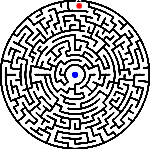
#> input picture circle.jpg, 150 x 149 px
$ python -i utils.py   (imports and definitions only)
#> lines starting #> are read from the running program, lines starting #| are printed output that depends on the picture; after the words box and inside, x2 and y2 are one past the last pixel; in counts of white or black regions, pixels touching at a corner belong together
import pygame, colorsys, cv2, numpy as np
from pygame import image, transform, surface, font, draw
from tkinter.filedialog import askopenfilename

default_text_font = font.SysFont("Arial", 24)

# [56 lines left out: functions create_multiline_text, surface_to_grid, not called in this run]

def find_points(image_path):
#> called with image_path = '../circle.jpg'
    image = cv2.imread(image_path)
#> image is the input picture: shape (149, 150, 3); mean B, G, R 174.3, 174, 174.3

    hsv = cv2.cvtColor(image, cv2.COLOR_BGR2HSV)
#> hsv: shape (149, 150, 3); mean H, S, V 1.5, 1.1, 174.7

    lower_blue = np.array([90, 50, 50])
    upper_blue = np.array([130, 255, 255])
    lower_red1 = np.array([0, 70, 50])
    upper_red1 = np.array([10, 255, 255])
    lower_red2 = np.array([170, 70, 50])
    upper_red2 = np.array([180, 255, 255])

    mask_blue = cv2.inRange(hsv, lower_blue, upper_blue)
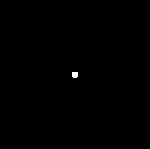
#> mask_blue: shape (149, 150); 0.15% white; 1 white region, box (x1, y1, x2, y2) and area: (72, 72, 78, 78) 34

    mask_red1 = cv2.inRange(hsv, lower_red1, upper_red1)
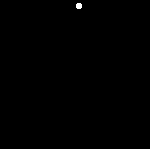
#> mask_red1: shape (149, 150); 0.14% white; 1 white region, box (x1, y1, x2, y2) and area: (76, 3, 82, 9) 32
    mask_red2 = cv2.inRange(hsv, lower_red2, upper_red2)
#> mask_red2: shape (149, 150); every value is 0
    mask_red = cv2.bitwise_or(mask_red1, mask_red2)

    blue_coords = np.column_stack(np.where(mask_blue > 0))
#> blue_coords = 34 pairs, first value 72 to 77, second value 72 to 77
    red_coords = np.column_stack(np.where(mask_red > 0))
#> red_coords = 32 pairs, first value 3 to 8, second value 76 to 81

    if blue_coords.size == 0 or red_coords.size == 0:
        return None, None

    blue_pos = tuple(np.mean(blue_coords, axis=0).astype(int))
#> blue_pos = (74, 74)
    red_pos = tuple(np.mean(red_coords, axis=0).astype(int))
#> red_pos = (5, 78)

    print(f"Blue position: {blue_pos}, Red position: {red_pos}")
#| Blue position: (74, 74), Red position: (5, 78)
    return blue_pos, red_pos


# [9 lines left out: function import_map, not called in this run]

>>> result = find_points('../circle.jpg')
#> result = ((74, 74), (5, 78))
